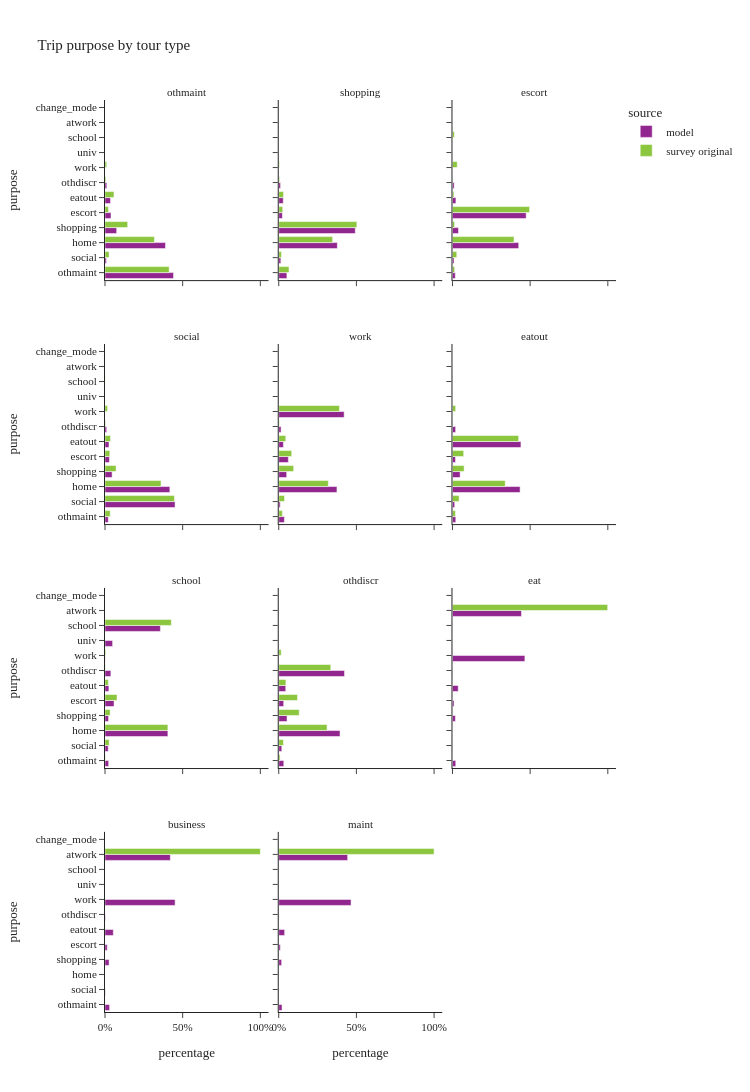

Source (notebook cell):
### Code cell
util.plot_share_facetbar(trip_data, 'trip_weight', share_col="purpose", title="Trip purpose by tour type", 
                         facet_col="tour_type", facet_col_wrap=3, height=1200)

### Figure 1 — Plotly figure (JSON) as saved in the notebook; plotly's stock layout.template omitted (floating-point values rounded to 4 significant figures)
{"data": [{"alignmentgroup": "True", "customdata": [[349832], [7185], [308847], [59561], [30482], [28089], [9099]], "hovertemplate": "source=model<br>tour_type=othmaint<br>percentage=%{x}<br>purpose=%{y}<br>sample_size=%{customdata[0]}<extra></extra>", "legendgroup": "model", "marker": {"color": "#91268F", "pattern": {"shape": ""}}, "name": "model", "offsetgroup": "model", "orientation": "h", "showlegend": true, "textposition": "auto", "type": "bar", "x": [0.4411, 0.009059, 0.3894, 0.0751, 0.03843, 0.03542, 0.01147], "xaxis": "x10", "y": ["othmaint", "social", "home", "shopping", "escort", "eatout", "othdiscr"], "yaxis": "y10"}, {"alignmentgroup": "True", "customdata": [[68370], [17651], [491973], [642892], [30575], [37849], [15181]], "hovertemplate": "source=model<br>tour_type=shopping<br>percentage=%{x}<br>purpose=%{y}<br>sample_size=%{customdata[0]}<extra></extra>", "legendgroup": "model", "marker": {"color": "#91268F", "pattern": {"shape": ""}}, "name": "model", "offsetgroup": "model", "orientation": "h", "showlegend": false, "textposition": "auto", "type": "bar", "x": [0.05241, 0.01353, 0.3771, 0.4928, 0.02344, 0.02901, 0.01164], "xaxis": "x11", "y": ["othmaint", "social", "home", "shopping", "escort", "eatout", "othdiscr"], "yaxis": "y11"}, {"alignmentgroup": "True", "customdata": [[18779], [10399], [446453], [40456], [496589], [23174], [11203]], "hovertemplate": "source=model<br>tour_type=escort<br>percentage=%{x}<br>purpose=%{y}<br>sample_size=%{customdata[0]}<extra></extra>", "legendgroup": "model", "marker": {"color": "#91268F", "pattern": {"shape": ""}}, "name": "model", "offsetgroup": "model", "orientation": "h", "showlegend": false, "textposition": "auto", "type": "bar", "x": [0.01794, 0.009932, 0.4264, 0.03864, 0.4743, 0.02213, 0.0107], "xaxis": "x12", "y": ["othmaint", "social", "home", "shopping", "escort", "eatout", "othdiscr"], "yaxis": "y12"}, {"alignmentgroup": "True", "customdata": [[54060], [1157102], [1070970], [117282], [72815], [65805], [27810]], "hovertemplate": "source=model<br>tour_type=social<br>percentage=%{x}<br>purpose=%{y}<br>sample_size=%{customdata[0]}<extra></extra>", "legendgroup": "model", "marker": {"color": "#91268F", "pattern": {"shape": ""}}, "name": "model", "offsetgroup": "model", "orientation": "h", "showlegend": false, "textposition": "auto", "type": "bar", "x": [0.02107, 0.451, 0.4174, 0.04571, 0.02838, 0.02565, 0.01084], "xaxis": "x7", "y": ["othmaint", "social", "home", "shopping", "escort", "eatout", "othdiscr"], "yaxis": "y7"}, {"alignmentgroup": "True", "customdata": [[1544856], [133292], [34159], [1374408], [187047], [226829], [110529], [55162], [2562]], "hovertemplate": "source=model<br>tour_type=work<br>percentage=%{x}<br>purpose=%{y}<br>sample_size=%{customdata[0]}<extra></extra>", "legendgroup": "model", "marker": {"color": "#91268F", "pattern": {"shape": ""}}, "name": "model", "offsetgroup": "model", "orientation": "h", "showlegend": false, "textposition": "auto", "type": "bar", "x": [0.4211, 0.03633, 0.009311, 0.3746, 0.05098, 0.06183, 0.03013, 0.01504, 0.0006983], "xaxis": "x8", "y": ["work", "othmaint", "social", "home", "shopping", "escort", "eatout", "othdiscr", "univ"], "yaxis": "y8"}, {"alignmentgroup": "True", "customdata": [[19122], [12839], [392881], [44393], [17428], [397733], [18226]], "hovertemplate": "source=model<br>tour_type=eatout<br>percentage=%{x}<br>purpose=%{y}<br>sample_size=%{customdata[0]}<extra></extra>", "legendgroup": "model", "marker": {"color": "#91268F", "pattern": {"shape": ""}}, "name": "model", "offsetgroup": "model", "orientation": "h", "showlegend": false, "textposition": "auto", "type": "bar", "x": [0.02118, 0.01422, 0.4353, 0.04918, 0.01931, 0.4406, 0.02019], "xaxis": "x9", "y": ["othmaint", "social", "home", "shopping", "escort", "eatout", "othdiscr"], "yaxis": "y9"}, {"alignmentgroup": "True", "customdata": [[2241], [33763], [29707], [578150], [32589], [83250], [509201], [35613], [53941], [69788]], "hovertemplate": "source=model<br>tour_type=school<br>percentage=%{x}<br>purpose=%{y}<br>sample_size=%{customdata[0]}<extra></extra>", "legendgroup": "model", "marker": {"color": "#91268F", "pattern": {"shape": ""}}, "name": "model", "offsetgroup": "model", "orientation": "h", "showlegend": false, "textposition": "auto", "type": "bar", "x": [0.001569, 0.02364, 0.0208, 0.4048, 0.02282, 0.05829, 0.3565, 0.02493, 0.03777, 0.04886], "xaxis": "x4", "y": ["work", "othmaint", "social", "home", "shopping", "escort", "school", "eatout", "othdiscr", "univ"], "yaxis": "y4"}, {"alignmentgroup": "True", "customdata": [[10039], [6014], [121811], [16443], [9821], [13910], [130791]], "hovertemplate": "source=model<br>tour_type=othdiscr<br>percentage=%{x}<br>purpose=%{y}<br>sample_size=%{customdata[0]}<extra></extra>", "legendgroup": "model", "marker": {"color": "#91268F", "pattern": {"shape": ""}}, "name": "model", "offsetgroup": "model", "orientation": "h", "showlegend": false, "textposition": "auto", "type": "bar", "x": [0.03251, 0.01947, 0.3944, 0.05324, 0.0318, 0.04504, 0.4235], "xaxis": "x5", "y": ["othmaint", "social", "home", "shopping", "escort", "eatout", "othdiscr"], "yaxis": "y5"}, {"alignmentgroup": "True", "customdata": [[80269], [3626], [233], [3210], [1716], [6380], [76477], [304]], "hovertemplate": "source=model<br>tour_type=eat<br>percentage=%{x}<br>purpose=%{y}<br>sample_size=%{customdata[0]}<extra></extra>", "legendgroup": "model", "marker": {"color": "#91268F", "pattern": {"shape": ""}}, "name": "model", "offsetgroup": "model", "orientation": "h", "showlegend": false, "textposition": "auto", "type": "bar", "x": [0.4661, 0.02106, 0.001353, 0.01864, 0.009964, 0.03705, 0.4441, 0.001765], "xaxis": "x6", "y": ["work", "othmaint", "social", "shopping", "escort", "eatout", "atwork", "othdiscr"], "yaxis": "y6"}, {"alignmentgroup": "True", "customdata": [[97906], [6415], [440], [5706], [3098], [11603], [91224], [586]], "hovertemplate": "source=model<br>tour_type=business<br>percentage=%{x}<br>purpose=%{y}<br>sample_size=%{customdata[0]}<extra></extra>", "legendgroup": "model", "marker": {"color": "#91268F", "pattern": {"shape": ""}}, "name": "model", "offsetgroup": "model", "orientation": "h", "showlegend": false, "textposition": "auto", "type": "bar", "x": [0.4512, 0.02957, 0.002028, 0.0263, 0.01428, 0.05348, 0.4204, 0.002701], "xaxis": "x", "y": ["work", "othmaint", "social", "shopping", "escort", "eatout", "atwork", "othdiscr"], "yaxis": "y"}, {"alignmentgroup": "True", "customdata": [[65454], [2967], [216], [2598], [1405], [5329], [62370], [268]], "hovertemplate": "source=model<br>tour_type=maint<br>percentage=%{x}<br>purpose=%{y}<br>sample_size=%{customdata[0]}<extra></extra>", "legendgroup": "model", "marker": {"color": "#91268F", "pattern": {"shape": ""}}, "name": "model", "offsetgroup": "model", "orientation": "h", "showlegend": false, "textposition": "auto", "type": "bar", "x": [0.4655, 0.0211, 0.001536, 0.01848, 0.009992, 0.0379, 0.4436, 0.001906], "xaxis": "x2", "y": ["work", "othmaint", "social", "shopping", "escort", "eatout", "atwork", "othdiscr"], "yaxis": "y2"}, {"alignmentgroup": "True", "customdata": [[23], [1029], [63], [875], [254], [72], [1], [89], [14]], "hovertemplate": "source=survey original<br>tour_type=othmaint<br>percentage=%{x}<br>purpose=%{y}<br>sample_size=%{customdata[0]}<extra></extra>", "legendgroup": "survey original", "marker": {"color": "#8CC63E", "pattern": {"shape": ""}}, "name": "survey original", "offsetgroup": "survey original", "orientation": "h", "showlegend": true, "textposition": "auto", "type": "bar", "x": [0.01108, 0.4129, 0.0262, 0.318, 0.146, 0.02235, 5.026e-05, 0.05771, 0.005738], "xaxis": "x10", "y": ["work", "othmaint", "social", "home", "shopping", "escort", "school", "eatout", "othdiscr"], "yaxis": "y10"}, {"alignmentgroup": "True", "customdata": [[42], [210], [152], [1542], [2117], [124], [122], [21]], "hovertemplate": "source=survey original<br>tour_type=shopping<br>percentage=%{x}<br>purpose=%{y}<br>sample_size=%{customdata[0]}<extra></extra>", "legendgroup": "survey original", "marker": {"color": "#8CC63E", "pattern": {"shape": ""}}, "name": "survey original", "offsetgroup": "survey original", "orientation": "h", "showlegend": false, "textposition": "auto", "type": "bar", "x": [0.004645, 0.06596, 0.01748, 0.3468, 0.5031, 0.02559, 0.03095, 0.005551], "xaxis": "x11", "y": ["work", "othmaint", "social", "home", "shopping", "escort", "eatout", "othdiscr"], "yaxis": "y11"}, {"alignmentgroup": "True", "customdata": [[18], [34], [59], [991], [63], [1185], [8], [39], [5]], "hovertemplate": "source=survey original<br>tour_type=escort<br>percentage=%{x}<br>purpose=%{y}<br>sample_size=%{customdata[0]}<extra></extra>", "legendgroup": "survey original", "marker": {"color": "#8CC63E", "pattern": {"shape": ""}}, "name": "survey original", "offsetgroup": "survey original", "orientation": "h", "showlegend": false, "textposition": "auto", "type": "bar", "x": [0.0305, 0.01393, 0.02771, 0.396, 0.01355, 0.496, 0.01194, 0.009113, 0.001229], "xaxis": "x12", "y": ["work", "othmaint", "social", "home", "shopping", "escort", "school", "eatout", "othdiscr"], "yaxis": "y12"}, {"alignmentgroup": "True", "customdata": [[90], [168], [3746], [3086], [485], [242], [2], [261], [36]], "hovertemplate": "source=survey original<br>tour_type=social<br>percentage=%{x}<br>purpose=%{y}<br>sample_size=%{customdata[0]}<extra></extra>", "legendgroup": "survey original", "marker": {"color": "#8CC63E", "pattern": {"shape": ""}}, "name": "survey original", "offsetgroup": "survey original", "orientation": "h", "showlegend": false, "textposition": "auto", "type": "bar", "x": [0.01627, 0.03346, 0.4472, 0.3607, 0.07111, 0.03088, 0.001328, 0.03525, 0.003861], "xaxis": "x7", "y": ["work", "othmaint", "social", "home", "shopping", "escort", "school", "eatout", "othdiscr"], "yaxis": "y7"}, {"alignmentgroup": "True", "customdata": [[4327], [174], [390], [3004], [546], [370], [12], [416], [40], [1]], "hovertemplate": "source=survey original<br>tour_type=work<br>percentage=%{x}<br>purpose=%{y}<br>sample_size=%{customdata[0]}<extra></extra>", "legendgroup": "survey original", "marker": {"color": "#8CC63E", "pattern": {"shape": ""}}, "name": "survey original", "offsetgroup": "survey original", "orientation": "h", "showlegend": false, "textposition": "auto", "type": "bar", "x": [0.3907, 0.02334, 0.03722, 0.3192, 0.09597, 0.08335, 0.001127, 0.04541, 0.003669, 2.565e-05], "xaxis": "x8", "y": ["work", "othmaint", "social", "home", "shopping", "escort", "school", "eatout", "othdiscr", "change_mode"], "yaxis": "y8"}, {"alignmentgroup": "True", "customdata": [[42], [55], [125], [813], [180], [110], [4], [952], [15]], "hovertemplate": "source=survey original<br>tour_type=eatout<br>percentage=%{x}<br>purpose=%{y}<br>sample_size=%{customdata[0]}<extra></extra>", "legendgroup": "survey original", "marker": {"color": "#8CC63E", "pattern": {"shape": ""}}, "name": "survey original", "offsetgroup": "survey original", "orientation": "h", "showlegend": false, "textposition": "auto", "type": "bar", "x": [0.02061, 0.01888, 0.04257, 0.3394, 0.07479, 0.07207, 0.002691, 0.426, 0.002974], "xaxis": "x9", "y": ["work", "othmaint", "social", "home", "shopping", "escort", "school", "eatout", "othdiscr"], "yaxis": "y9"}, {"alignmentgroup": "True", "customdata": [[11], [20], [66], [639], [34], [88], [667], [28], [17]], "hovertemplate": "source=survey original<br>tour_type=school<br>percentage=%{x}<br>purpose=%{y}<br>sample_size=%{customdata[0]}<extra></extra>", "legendgroup": "survey original", "marker": {"color": "#8CC63E", "pattern": {"shape": ""}}, "name": "survey original", "offsetgroup": "survey original", "orientation": "h", "showlegend": false, "textposition": "auto", "type": "bar", "x": [0.005004, 0.002864, 0.02672, 0.4047, 0.03328, 0.07731, 0.427, 0.02137, 0.001726], "xaxis": "x4", "y": ["work", "othmaint", "social", "home", "shopping", "escort", "school", "eatout", "othdiscr"], "yaxis": "y4"}, {"alignmentgroup": "True", "customdata": [[5], [14], [26], [185], [41], [24], [6], [25], [210]], "hovertemplate": "source=survey original<br>tour_type=othdiscr<br>percentage=%{x}<br>purpose=%{y}<br>sample_size=%{customdata[0]}<extra></extra>", "legendgroup": "survey original", "marker": {"color": "#8CC63E", "pattern": {"shape": ""}}, "name": "survey original", "offsetgroup": "survey original", "orientation": "h", "showlegend": false, "textposition": "auto", "type": "bar", "x": [0.01587, 0.008683, 0.03015, 0.3111, 0.1317, 0.1207, 0.0006497, 0.0462, 0.335], "xaxis": "x5", "y": ["work", "othmaint", "social", "home", "shopping", "escort", "school", "eatout", "othdiscr"], "yaxis": "y5"}, {"alignmentgroup": "True", "customdata": [[1], [1], [260]], "hovertemplate": "source=survey original<br>tour_type=eat<br>percentage=%{x}<br>purpose=%{y}<br>sample_size=%{customdata[0]}<extra></extra>", "legendgroup": "survey original", "marker": {"color": "#8CC63E", "pattern": {"shape": ""}}, "name": "survey original", "offsetgroup": "survey original", "orientation": "h", "showlegend": false, "textposition": "auto", "type": "bar", "x": [0.0004294, 0.0004294, 0.9991], "xaxis": "x6", "y": ["work", "eatout", "atwork"], "yaxis": "y6"}, {"alignmentgroup": "True", "customdata": [[289]], "hovertemplate": "source=survey original<br>tour_type=business<br>percentage=%{x}<br>purpose=%{y}<br>sample_size=%{customdata[0]}<extra></extra>", "legendgroup": "survey original", "marker": {"color": "#8CC63E", "pattern": {"shape": ""}}, "name": "survey original", "offsetgroup": "survey original", "orientation": "h", "showlegend": false, "textposition": "auto", "type": "bar", "x": [1.0], "xaxis": "x", "y": ["atwork"], "yaxis": "y"}, {"alignmentgroup": "True", "customdata": [[240]], "hovertemplate": "source=survey original<br>tour_type=maint<br>percentage=%{x}<br>purpose=%{y}<br>sample_size=%{customdata[0]}<extra></extra>", "legendgroup": "survey original", "marker": {"color": "#8CC63E", "pattern": {"shape": ""}}, "name": "survey original", "offsetgroup": "survey original", "orientation": "h", "showlegend": false, "textposition": "auto", "type": "bar", "x": [1.0], "xaxis": "x2", "y": ["atwork"], "yaxis": "y2"}], "layout": {"annotations": [{"font": {}, "showarrow": false, "text": "business", "x": 0.16, "xanchor": "center", "xref": "paper", "y": 0.1975, "yanchor": "bottom", "yref": "paper"}, {"font": {}, "showarrow": false, "text": "maint", "x": 0.5, "xanchor": "center", "xref": "paper", "y": 0.1975, "yanchor": "bottom", "yref": "paper"}, {"font": {}, "showarrow": false, "text": "school", "x": 0.16, "xanchor": "center", "xref": "paper", "y": 0.465, "yanchor": "bottom", "yref": "paper"}, {"font": {}, "showarrow": false, "text": "othdiscr", "x": 0.5, "xanchor": "center", "xref": "paper", "y": 0.465, "yanchor": "bottom", "yref": "paper"}, {"font": {}, "showarrow": false, "text": "eat", "x": 0.84, "xanchor": "center", "xref": "paper", "y": 0.465, "yanchor": "bottom", "yref": "paper"}, {"font": {}, "showarrow": false, "text": "social", "x": 0.16, "xanchor": "center", "xref": "paper", "y": 0.7325, "yanchor": "bottom", "yref": "paper"}, {"font": {}, "showarrow": false, "text": "work", "x": 0.5, "xanchor": "center", "xref": "paper", "y": 0.7325, "yanchor": "bottom", "yref": "paper"}, {"font": {}, "showarrow": false, "text": "eatout", "x": 0.84, "xanchor": "center", "xref": "paper", "y": 0.7325, "yanchor": "bottom", "yref": "paper"}, {"font": {}, "showarrow": false, "text": "othmaint", "x": 0.16, "xanchor": "center", "xref": "paper", "y": 1.0, "yanchor": "bottom", "yref": "paper"}, {"font": {}, "showarrow": false, "text": "shopping", "x": 0.5, "xanchor": "center", "xref": "paper", "y": 1.0, "yanchor": "bottom", "yref": "paper"}, {"font": {}, "showarrow": false, "text": "escort", "x": 0.84, "xanchor": "center", "xref": "paper", "y": 1.0, "yanchor": "bottom", "yref": "paper"}], "barmode": "group", "height": 1200, "legend": {"title": {"text": "source"}, "tracegroupgap": 0}, "title": {"text": "Trip purpose by tour type"}, "width": 750, "xaxis": {"anchor": "y", "domain": [0.0, 0.32], "tickformat": ".0%", "title": {"text": "percentage"}}, "xaxis10": {"anchor": "y10", "domain": [0.0, 0.32], "matches": "x", "showticklabels": false, "tickformat": ".0%"}, "xaxis11": {"anchor": "y11", "domain": [0.34, 0.66], "matches": "x", "showticklabels": false, "tickformat": ".0%"}, "xaxis12": {"anchor": "y12", "domain": [0.68, 1.0], "matches": "x", "showticklabels": false, "tickformat": ".0%"}, "xaxis2": {"anchor": "y2", "domain": [0.34, 0.66], "matches": "x", "tickformat": ".0%", "title": {"text": "percentage"}}, "xaxis3": {"anchor": "y3", "domain": [0.68, 1.0], "matches": "x", "tickformat": ".0%", "title": {"text": "percentage"}}, "xaxis4": {"anchor": "y4", "domain": [0.0, 0.32], "matches": "x", "showticklabels": false, "tickformat": ".0%"}, "xaxis5": {"anchor": "y5", "domain": [0.34, 0.66], "matches": "x", "showticklabels": false, "tickformat": ".0%"}, "xaxis6": {"anchor": "y6", "domain": [0.68, 1.0], "matches": "x", "showticklabels": false, "tickformat": ".0%"}, "xaxis7": {"anchor": "y7", "domain": [0.0, 0.32], "matches": "x", "showticklabels": false, "tickformat": ".0%"}, "xaxis8": {"anchor": "y8", "domain": [0.34, 0.66], "matches": "x", "showticklabels": false, "tickformat": ".0%"}, "xaxis9": {"anchor": "y9", "domain": [0.68, 1.0], "matches": "x", "showticklabels": false, "tickformat": ".0%"}, "yaxis": {"anchor": "x", "domain": [0.0, 0.1975], "title": {"text": "purpose"}}, "yaxis10": {"anchor": "x10", "domain": [0.8025, 1.0], "matches": "y", "title": {"text": "purpose"}}, "yaxis11": {"anchor": "x11", "domain": [0.8025, 1.0], "matches": "y", "showticklabels": false}, "yaxis12": {"anchor": "x12", "domain": [0.8025, 1.0], "matches": "y", "showticklabels": false}, "yaxis2": {"anchor": "x2", "domain": [0.0, 0.1975], "matches": "y", "showticklabels": false}, "yaxis3": {"anchor": "x3", "domain": [0.0, 0.1975], "matches": "y", "showticklabels": false}, "yaxis4": {"anchor": "x4", "domain": [0.2675, 0.465], "matches": "y", "title": {"text": "purpose"}}, "yaxis5": {"anchor": "x5", "domain": [0.2675, 0.465], "matches": "y", "showticklabels": false}, "yaxis6": {"anchor": "x6", "domain": [0.2675, 0.465], "matches": "y", "showticklabels": false}, "yaxis7": {"anchor": "x7", "domain": [0.535, 0.7325], "matches": "y", "title": {"text": "purpose"}}, "yaxis8": {"anchor": "x8", "domain": [0.535, 0.7325], "matches": "y", "showticklabels": false}, "yaxis9": {"anchor": "x9", "domain": [0.535, 0.7325], "matches": "y", "showticklabels": false}}}
